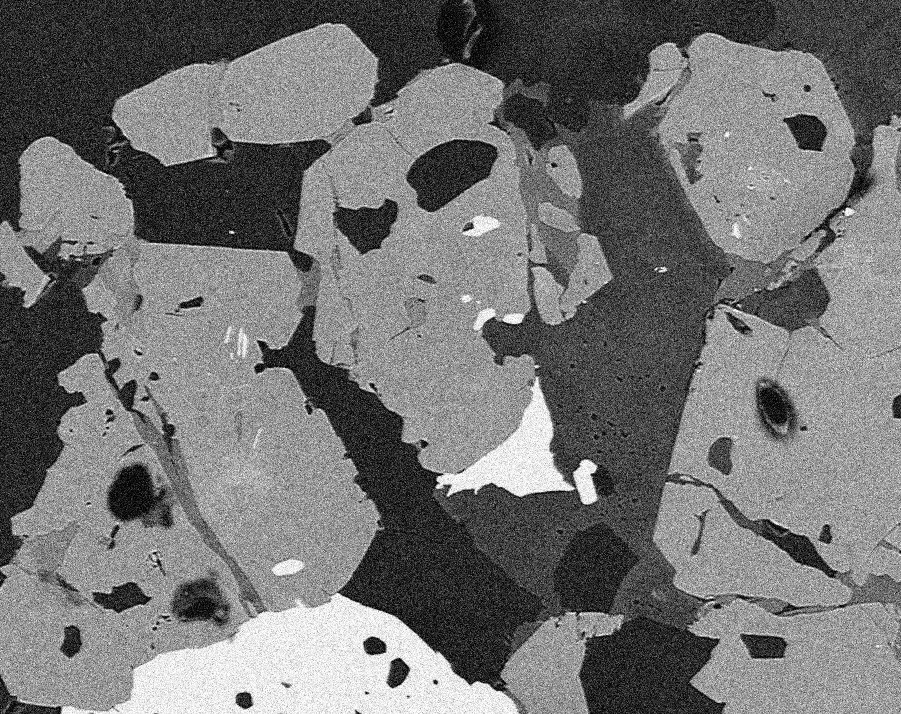
#> input picture images/BSE_Google_noisy.jpg, 901 x 714 px
$ jupyter execute 102_unsharp_mask.ipynb
#> lines starting #> are read from the running program, lines starting #| are printed output that depends on the picture
## what unsharp mask is and how to unsharp an image

[cell 1]
from skimage import io, img_as_float
from skimage.filters import unsharp_mask
from skimage.filters import gaussian
from matplotlib import pyplot as plt

[cell 2]
img = img_as_float(io.imread("images/BSE_Google_noisy.jpg"))
#> img: shape (714, 901) float64; min 0, max 1, mean 0.451

[cell 3]
gaussian_img = gaussian(img, sigma=1, mode='constant', cval=0.0)

[cell 4]
img2 = (img - gaussian_img)*1
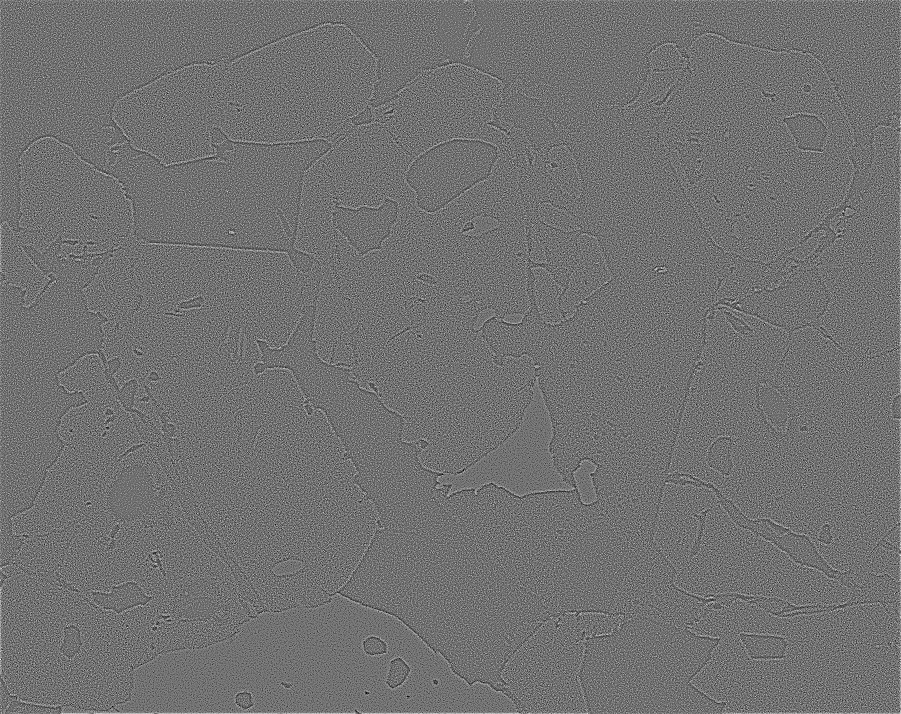
#> img2: shape (714, 901) float64; min -0.441, max 0.548, mean 0.000729; drawn with min black and max white

[cell 5]
img3 = img + img2
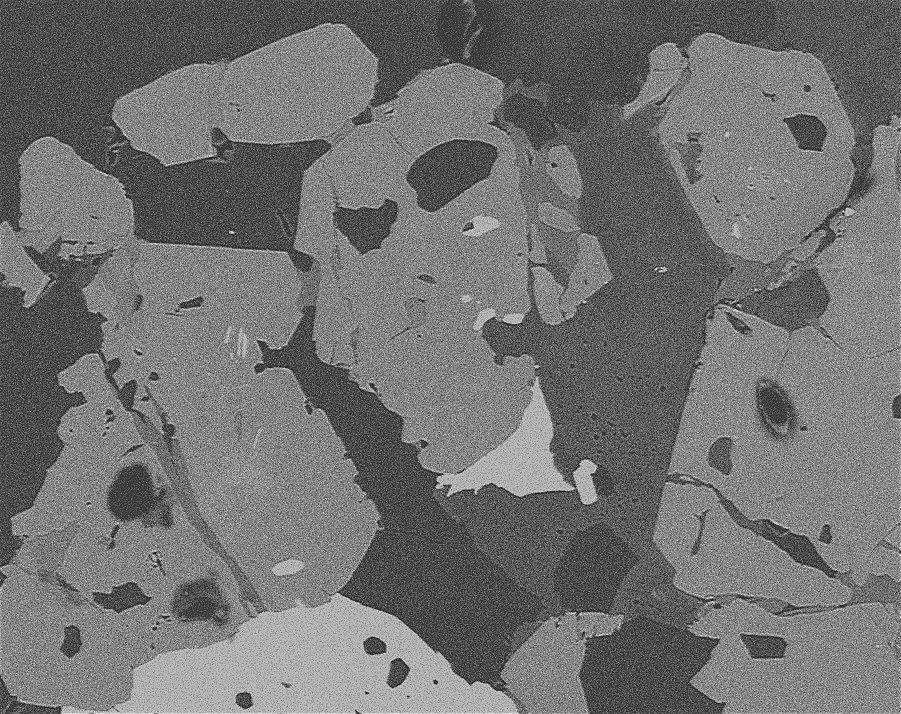
#> img3: shape (714, 901) float64; min -0.431, max 1.53, mean 0.451; drawn with min black and max white

[cell 6]
plt.imshow(img2, cmap='gray')

[cell 7]
plt.imshow(img3, cmap='gray')

[cell 8]
img = io.imread("images/BSE_Google_noisy.jpg")
#> img is the input picture: shape (714, 901); min 0, max 255, mean 114.9

[cell 9]
unsharp_img = unsharp_mask(img, radius=3, amount=1.0)
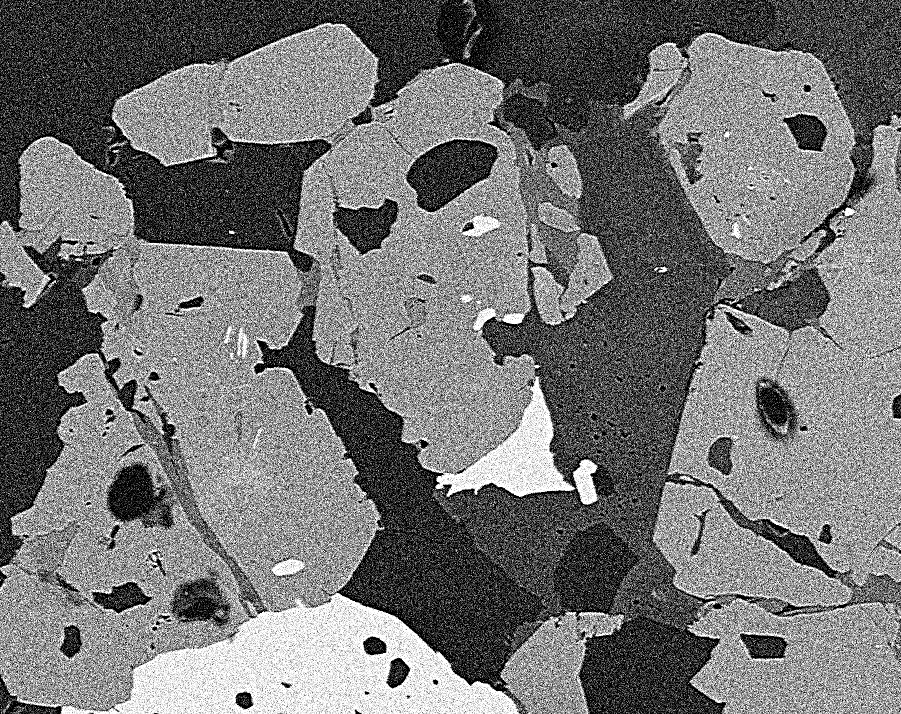
#> unsharp_img: shape (714, 901) float64; min 0, max 1, mean 0.455

[cell 10]
fig = plt.figure(figsize=(12,12))
ax1 = fig.add_subplot(2,2,1)
ax1.imshow(img, cmap='gray')
ax1.title.set_text("input image")
ax2 = fig.add_subplot(2,2,2)
ax2.imshow(unsharp_img, cmap='gray')
ax2.title.set_text('unsharp image')
plt.show()
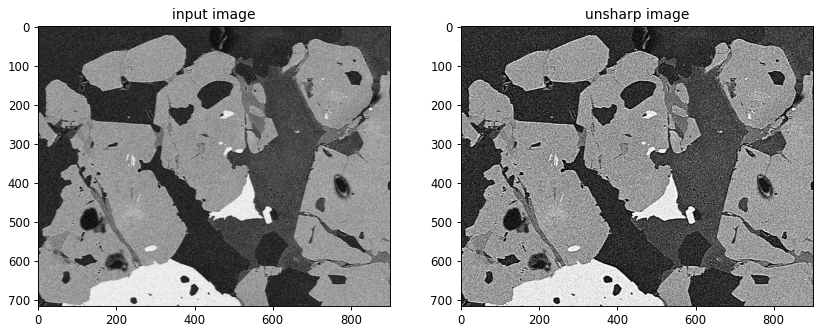
#> figure drawn by matplotlib, 2 panels
